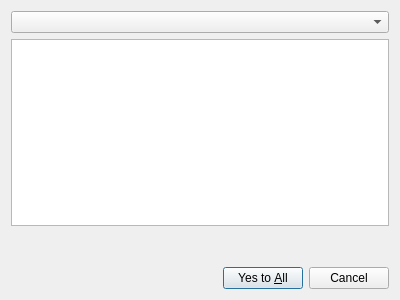
<?xml version="1.0" encoding="UTF-8"?>
<ui version="4.0">
 <class>ResultDialog</class>
 <widget class="QDialog" name="ResultDialog">
  <property name="geometry">
   <rect>
    <x>0</x>
    <y>0</y>
    <width>400</width>
    <height>300</height>
   </rect>
  </property>
  <property name="minimumSize">
   <size>
    <width>0</width>
    <height>300</height>
   </size>
  </property>
  <property name="windowTitle">
   <string>Zapisz wyniki metryk</string>
  </property>
  <layout class="QVBoxLayout" name="verticalLayout">
   <item>
    <widget class="QComboBox" name="resultComboBox"/>
   </item>
   <item>
    <layout class="QHBoxLayout" name="horizontalLayout">
     <item>
      <widget class="QTextEdit" name="outputTextEdit"/>
     </item>
    </layout>
   </item>
   <item>
    <spacer name="verticalSpacer">
     <property name="orientation">
      <enum>Qt::Vertical</enum>
     </property>
     <property name="sizeHint" stdset="0">
      <size>
       <width>20</width>
       <height>40</height>
      </size>
     </property>
    </spacer>
   </item>
   <item>
    <widget class="QDialogButtonBox" name="buttonBox">
     <property name="orientation">
      <enum>Qt::Horizontal</enum>
     </property>
     <property name="standardButtons">
      <set>QDialogButtonBox::Cancel|QDialogButtonBox::YesToAll</set>
     </property>
    </widget>
   </item>
  </layout>
 </widget>
 <resources/>
 <connections>
  <connection>
   <sender>buttonBox</sender>
   <signal>accepted()</signal>
   <receiver>ResultDialog</receiver>
   <slot>accept()</slot>
   <hints>
    <hint type="sourcelabel">
     <x>248</x>
     <y>254</y>
    </hint>
    <hint type="destinationlabel">
     <x>157</x>
     <y>274</y>
    </hint>
   </hints>
  </connection>
  <connection>
   <sender>buttonBox</sender>
   <signal>rejected()</signal>
   <receiver>ResultDialog</receiver>
   <slot>reject()</slot>
   <hints>
    <hint type="sourcelabel">
     <x>316</x>
     <y>260</y>
    </hint>
    <hint type="destinationlabel">
     <x>286</x>
     <y>274</y>
    </hint>
   </hints>
  </connection>
 </connections>
</ui>
